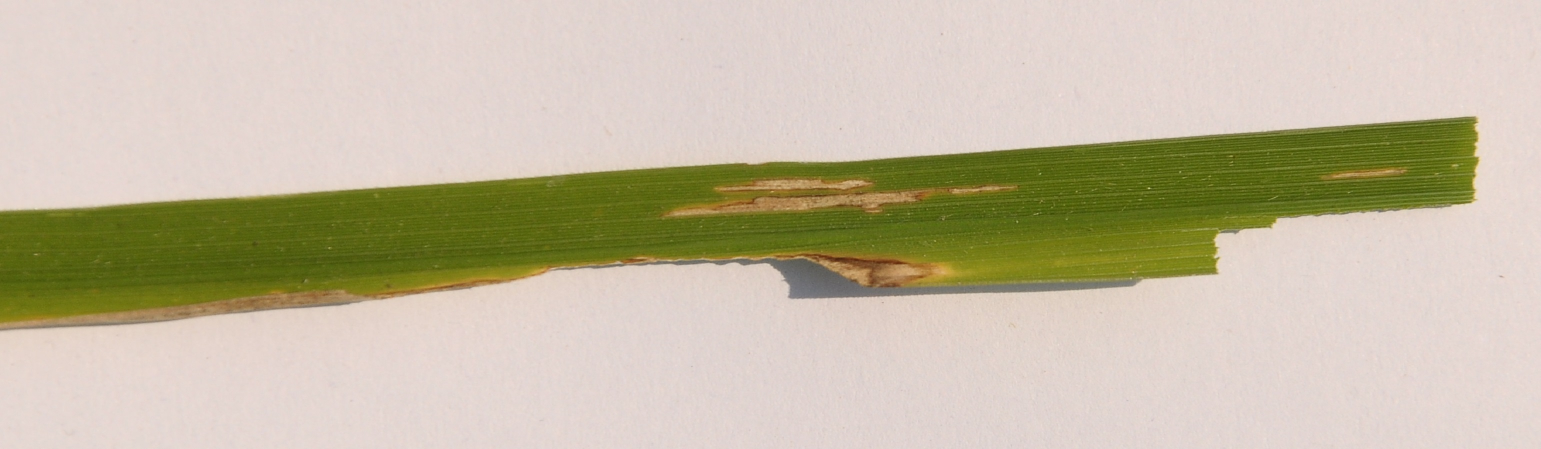
#> input picture rice_leaf_diseases/train/Bacterial leaf blight/DSC_0365.JPG, 3081 x 897 px (shown at 1/2 size); its folder holds only this picture in this run
$ jupyter execute --allow-errors Rice_desease_pred_SVM.ipynb   (shell and % lines are left out)
#> lines starting #> are read from the running program, lines starting #| are printed output that depends on the picture
[cell 1]
from pathlib import Path
import matplotlib.pyplot as plt
import numpy as np
from sklearn import svm, metrics, datasets
from sklearn.utils import Bunch
from sklearn.model_selection import GridSearchCV, train_test_split
from skimage.io import imread
from skimage.transform import resize
import skimage

[cell 2]
def load_image_files(container_path, dimension=(104, 104)):

#> called with dimension = (104, 104)
    image_dir = Path(container_path)
    folders = [directory for directory in image_dir.iterdir() if directory.is_dir()]
    categories = [fo.name for fo in folders]
    descr = "A Rice Disease detection using SVM"
    images = []
    flat_data = []
    target = []
    for i, direc in enumerate(folders):
        for file in direc.iterdir():
            img = skimage.io.imread(file)
#> img is the input picture: shape (897, 3081, 3); mean R, G, B 196.8, 187.4, 163.8
            img_resized = resize(img, dimension, anti_aliasing=True, mode='reflect')
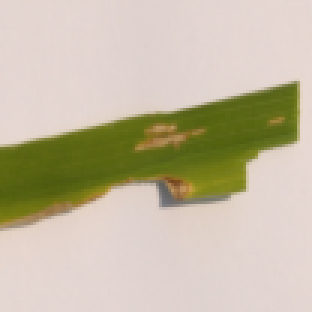
#> img_resized: shape (104, 104, 3) float64 (shown 3 times larger); mean R, G, B 0.772, 0.735, 0.642
            flat_data.append(img_resized.flatten())
            images.append(img_resized)
            target.append(i)
#> pass 2 of the loop in load_image_files, `for i, direc in enumerate(folders):`:
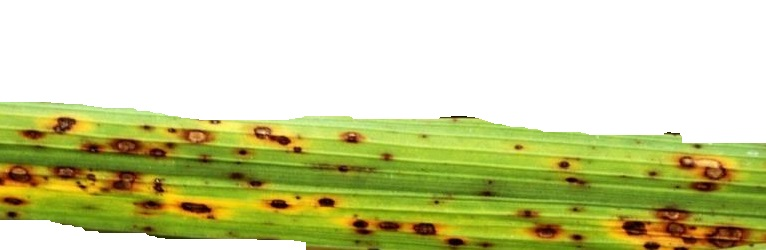
#> input picture rice_leaf_diseases/train/Brown spot/DSC_0100.jpg, 766 x 250 px
#> in load_image_files, img is the input picture: shape (250, 766, 3); mean R, G, B 202.8, 207, 151.5
#> in load_image_files, `img_resized = resize(img, dimension, anti_aliasing=True, mode='reflect')`:
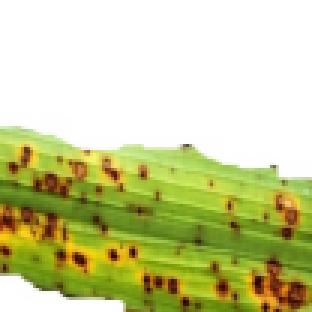
#> img_resized: shape (104, 104, 3) float64 (shown 3 times larger); mean R, G, B 0.795, 0.812, 0.594

    flat_data = np.array(flat_data)
    target = np.array(target)
    images = np.array(images)
    return Bunch(data=flat_data,
                 target=target,
                 target_names=categories,
                 images=images,
                 DESCR=descr)

[cell 3]
image_dataset = load_image_files(r"C:\Users\Intel\Downloads\Rice Diseases_Detection\rice_leaf_diseases\train") #Load here dataset
#> image_dataset = 5 items
print(image_dataset.target_names)
#| ['Bacterial leaf blight', 'Brown spot']

[cell 4]
print(image_dataset.target_names)
#| ['Bacterial leaf blight', 'Brown spot']

[cell 5]
X_train, X_test, y_train, y_test = train_test_split(image_dataset.data, image_dataset.target, test_size=0.3,random_state=109)
#> y_train = [0]; y_test = [1]
param_grid = [
  {'C': [1, 10, 100, 1000], 'kernel': ['linear']},
  {'C': [1, 10, 100, 1000], 'gamma': [0.001, 0.0001], 'kernel': ['rbf']},
 ]
svc = svm.SVC()
clf = GridSearchCV(svc, param_grid)
#> (the rest of this cell did not finish here and is left out)

#> (a cell that did not finish here is left out)

#> (a cell that did not finish here is left out)

#> (a cell that did not finish here is left out)

[cell 9]
from sklearn.metrics import confusion_matrix

#> (a cell that did not finish here is left out)

#> (a cell that did not finish here is left out)

[cell 12]
from PIL import Image
import os
def load_image(file):
    dimension=(104, 104)
    image = Image.open(file)
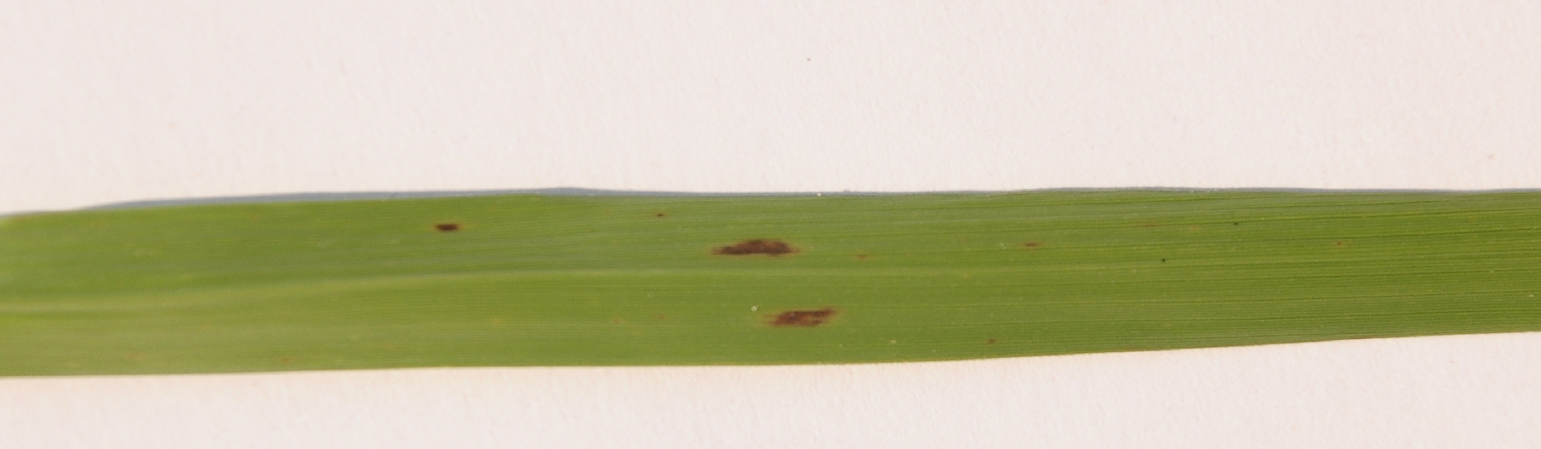
#> input picture Upload_Images/DSC_0332.JPG, 3081 x 897 px, found by its file name (shown at 1/2 size)
#> image is the input picture: PIL image 3081x897 RGB; mean R, G, B 196.8, 193.5, 162.1
    flat_data = []
    img = skimage.io.imread(file)
    img_resized = resize(img, dimension, anti_aliasing=True, mode='reflect')
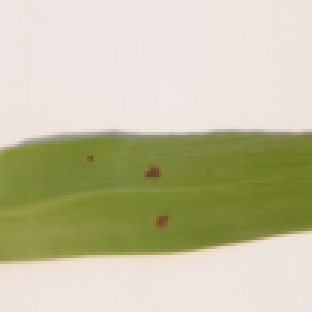
#> img_resized: shape (104, 104, 3) float64 (shown 3 times larger); mean R, G, B 0.772, 0.759, 0.635
    flat_data.append(img_resized.flatten())
    return image,flat_data

[cell 13]
plot , img = load_image(r"C:\Users\Intel\Downloads\Rice Diseases_Detection\Upload_Images\DSC_0332.JPG")
#> img = 1 item
plt.imshow(plot)
plt.show()
k = image_dataset.target_names
#> k = ['Bacterial leaf blight', 'Brown spot']
#> (the rest of this cell did not finish here and is left out)
